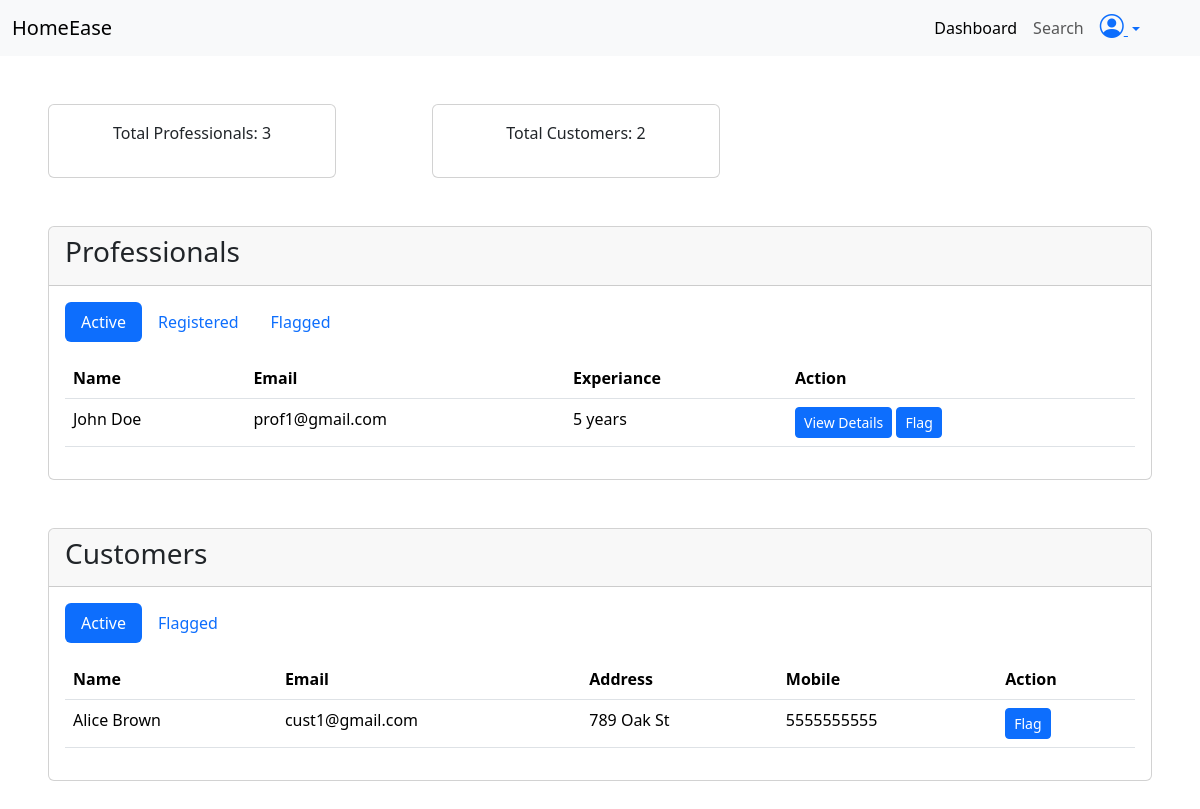
/admin/dashboard (signed in), run on an earlier commit of the app's database.
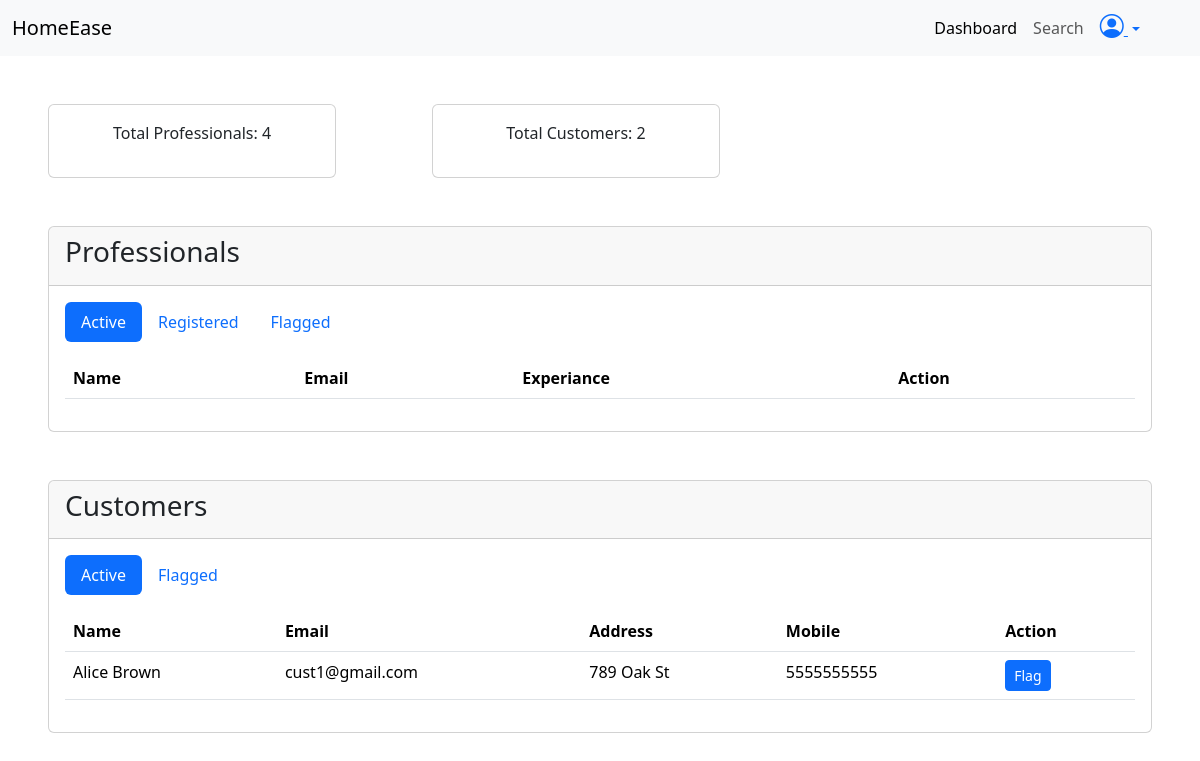
And on a later commit of the database.
### application/models.py (models this page shows, shortened)
class Professional(db.Model, UserMixin):
    id = db.Column(db.Integer, primary_key =True , autoincrement=True)
    email = db.Column(db.String, unique=True , nullable=False)
    password = db.Column(db.String , nullable=False)
    name = db.Column(db.String , nullable=False)
    address = db.Column(db.String, nullable=False)
    mobile = db.Column(db.String, nullable=False)
    experiance = db.Column(db.String,nullable = False)
    status = db.Column(db.String, nullable=False)
    resume_url = db.Column(db.String, nullable=False)
    packages = db.relationship("Package", backref="professional", lazy=True)
    bookings = db.relationship("Booking", backref="professional", lazy=True)

class Customer(db.Model, UserMixin):
    id = db.Column(db.Integer, primary_key =True , autoincrement=True)
    email = db.Column(db.String, unique=True , nullable=False)
    password = db.Column(db.String , nullable=False)
    name = db.Column(db.String , nullable=False)
    address = db.Column(db.String, nullable=False)
    mobile = db.Column(db.String, nullable=False)
    bookings = db.relationship("Booking", backref="customer", lazy=True)
    status = db.Column(db.String, nullable=False)

### application/routes.py (the view)
@app.route("/admin/dashboard")
@login_required
def admin_dashboard():
    profs = db.session.query(Professional).all()
    customers = db.session.query(Customer).all()
    profs_count = db.session.query(Professional).filter(or_(Professional.status=="Active" , Professional.status=="Flagged" ,Professional.status=="Registered")).count()
    customer_count = db.session.query(Customer).filter(or_(Customer.status=="Active" , Customer.status=="Flagged" ,Customer.status=="Registered")).count()
    return render_template("admin/dashboard.html", cu=current_user, profs=profs , customers=customers, profs_count=profs_count, customer_count=customer_count  )

### app.py (called while the page is built)
def create_app():
    app = Flask(__name__ , )
    app.config["SQLALCHEMY_DATABASE_URI"] = "sqlite:///mydb.sqlite3"
    app.config["SECRET_KEY"] = "mysecretkey"
    db.init_app(app)
    login_manager = LoginManager(app)
    @login_manager.user_loader
    def load_user(email):
        user= db.session.query(Customer).filter_by(email=email).first() or \
        db.session.query(Professional).filter_by(email=email).first() or \
        db.session.query(Admin).filter_by(email=email).first()
        return user
    app.app_context().push()
    return app

### templates/admin/dashboard.html (shortened to what this page needs)
<!DOCTYPE html>
<html lang="en">
<head>
    <link href="https://cdn.jsdelivr.net/npm/bootstrap@5.3.8/dist/css/bootstrap.min.css" rel="stylesheet"
>
    <link rel="stylesheet" href="https://cdn.jsdelivr.net/npm/bootstrap-icons@1.13.1/font/bootstrap-icons.min.css">
</head>
<body>
    <nav class="navbar navbar-expand-lg bg-body-tertiary">
        <div class="container-fluid">
            <a class="navbar-brand" href="#">HomeEase</a>
            <div class="collapse navbar-collapse" id="navbarNav">
                <ul class="navbar-nav ms-auto me-5">
                    <li class="nav-item">
                        <a class="nav-link active" aria-current="page" href="/admin/dashboard">Dashboard</a>
                    </li>
                    <li class="nav-item me-2">
                        <a class="nav-link" href="/admin/search">Search</a>
                    </li>
                    <li class="nav-item ">
                        <div class="dropdown">
                            <a class="dropdown-toggle" href="#" data-bs-toggle="dropdown" aria-expanded="false">
                                <i class="bi bi-person-circle fs-4"></i>
                            </a>
                        </div>
                    </li>
                </ul>
            </div>
        </div>
    </nav>
    <div class="d-flex">
        <div class="card mt-5 ms-5 me-5" style="width: 18rem;">
            <div class="card-body">
                <p class="text-center">Total Professionals: {{ profs_count }}</p>
            </div>
        </div>
        <div class="card mt-5 ms-5 me-5" style="width: 18rem;">
            <div class="card-body">
                <p class="text-center">Total Customers: {{ customer_count }}</p>
            </div>
        </div>
    </div>
    <div class="card mt-5 ms-5 me-5">
        <div class="card-header">
            <h3>Professionals</h3>
        </div>
        <div class="card-body">
            <ul class="nav nav-pills mb-3" id="pills-tab" role="tablist">
                <li class="nav-item" role="presentation">
                    <button class="nav-link active" id="pills-active-profs-tab" data-bs-toggle="pill"
                        data-bs-target="#pills-active-profs" type="button" role="tab" aria-controls="pills-active-profs"
                        aria-selected="true">Active</button>
                </li>
                <li class="nav-item" role="presentation">
                    <button class="nav-link" id="pills-registered-profs-tab" data-bs-toggle="pill"
                        data-bs-target="#pills-registered-profs" type="button" role="tab"
                        aria-controls="pills-registered" aria-selected="false">Registered</button>
                </li>
                <li class="nav-item" role="presentation">
                    <button class="nav-link" id="pills-flagged-profs-tab" data-bs-toggle="pill"
                        data-bs-target="#pills-flagged-profs" type="button" role="tab"
                        aria-controls="pills-flagged-profs" aria-selected="false">Flagged</button>
                </li>
            </ul>
            <div class="tab-content" id="pills-tabContent">
                <div class="tab-pane fade show active" id="pills-active-profs" role="tabpanel"
                    aria-labelledby="pills-active-profs-tab" tabindex="0">
                    <table class="table">
                        <thead>
                            <tr>
                                <th scope="col">Name</th>
                                <th scope="col">Email</th>
                                <th scope="col">Experiance</th>
                                <th scope="col">Action</th>
                            </tr>
                        </thead>
                        <tbody>
                            {% for prof in profs %}
                            {% if prof.status =="Active" %}
                            <tr>
                                <td>{{ prof.name }}</td>
                                <td>{{ prof.email }}</td>
                                <td>{{ prof.experiance }}</td>
                                <td>
                                    <a href="/admin/professional-details/{{ prof.id }}"
                                        class="btn btn-sm btn-primary">View Details</a>
                                    <a href="/admin/professional/Flag/{{ prof.id }}"
                                        class="btn btn-sm btn-primary">Flag</a>
                                </td>
                            </tr>
                            {% endif %}
                            {% endfor %}
                        </tbody>
                    </table>
                </div>
            </div>
        </div>
    </div>
    <div class="card mt-5 ms-5 me-5 mb-5">
        <div class="card-header">
            <h3>Customers</h3>
        </div>
        <div class="card-body">
            <ul class="nav nav-pills mb-3" id="pills-tab" role="tablist">
                <li class="nav-item" role="presentation">
                    <button class="nav-link active" id="pills-active-cust-tab" data-bs-toggle="pill"
                        data-bs-target="#pills-active-cust" type="button" role="tab" aria-controls="pills-home"
                        aria-selected="true">Active</button>
                </li>
                <li class="nav-item" role="presentation">
                    <button class="nav-link" id="pills-flagged-cust-tab" data-bs-toggle="pill"
                        data-bs-target="#pills-flagged-cust" type="button" role="tab" aria-controls="pills-profile"
                        aria-selected="false">Flagged</button>
                </li>
            </ul>
            <div class="tab-content" id="pills-tabContent">
                <div class="tab-pane fade show active" id="pills-active-cust" role="tabpanel"
                    aria-labelledby="pills-active-cust-tab" tabindex="0">
                    <table class="table">
                        <thead>
                            <tr>
                                <th scope="col">Name</th>
                                <th scope="col">Email</th>
                                <th scope="col">Address</th>
                                <th scope="col">Mobile</th>
                                <th scope="col">Action</th>
                            </tr>
                        </thead>
                        <tbody>
                            {% for cust in customers %}
                            {% if cust.status =="Active" %}
                            <tr>
                                <td>{{ cust.name }}</td>
                                <td>{{ cust.email }}</td>
                                <td>{{ cust.address }}</td>
                                <td>{{ cust.mobile }}</td>
                                <td>
                                    <a href="/admin/customer/Flag/{{ cust.id }}" class="btn btn-sm btn-primary">Flag</a>
                                </td>
                            </tr>
                            {% endif %}
                            {% endfor %}
                        </tbody>
                    </table>
                </div>
            </div>
        </div>
    </div>
</body>
</html>

What changed in the data, as far as the page shows it:
no longer on this page (row edited): Professional: name "John Doe", email "prof1@gmail.com", experiance "5 years"
Also different on the page:
{{ profs_count }}: "3" → "4"
